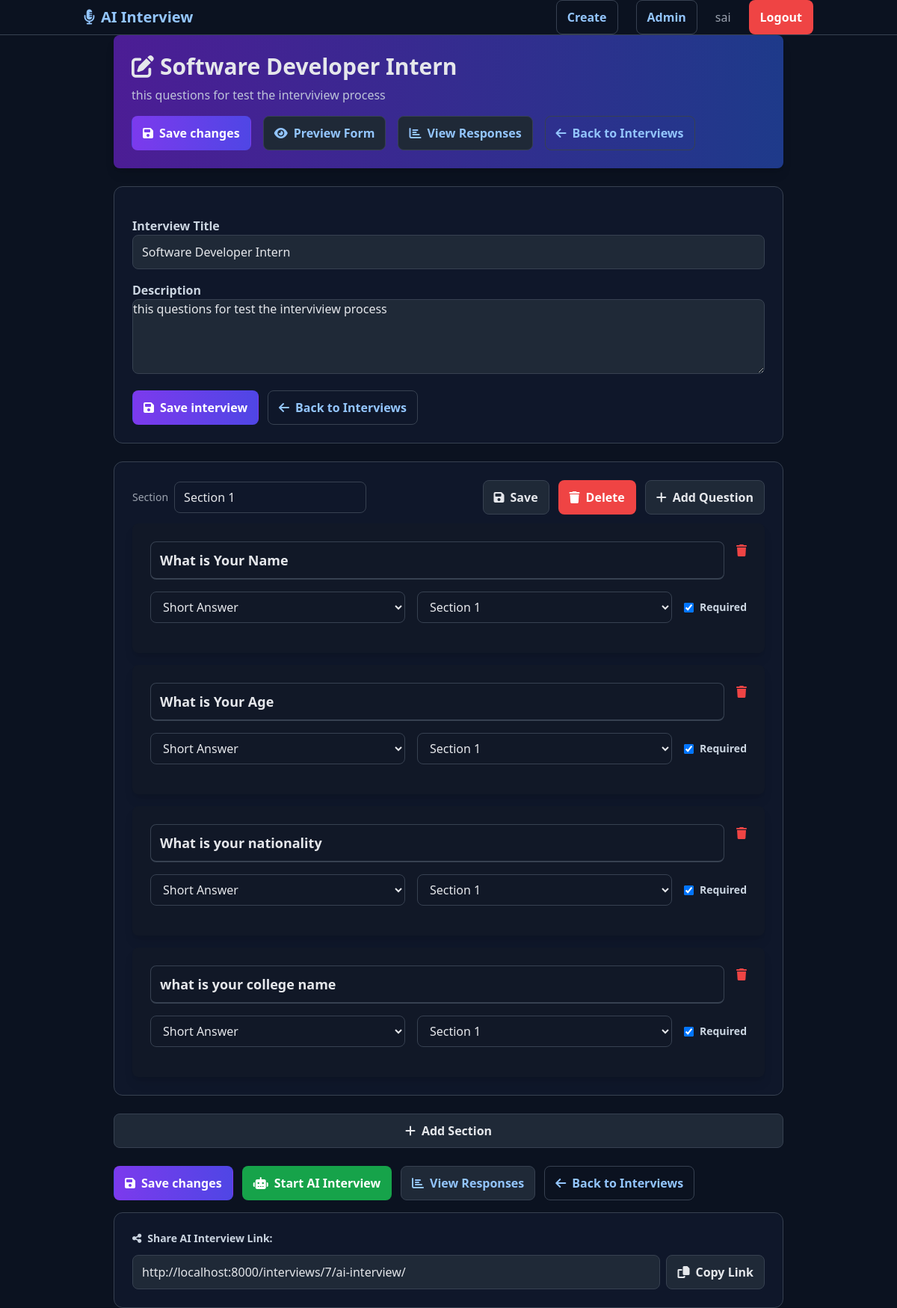
/interviews/7/edit/ (signed in), run on the app's committed database.
### interviews/models.py (models this page shows, shortened)
class Interview(models.Model):
    title = models.CharField(max_length=255)
    description = models.TextField(blank=True)
    created_by = models.ForeignKey(User, on_delete=models.CASCADE, related_name='interviews')
    created_at = models.DateTimeField(default=timezone.now)
    updated_at = models.DateTimeField(auto_now=True)
    is_active = models.BooleanField(default=True)
    class Meta:
        ordering = ['-created_at']

class Section(models.Model):
    interview = models.ForeignKey(Interview, on_delete=models.CASCADE, related_name='sections')
    title = models.CharField(max_length=255)
    description = models.TextField(blank=True)
    order = models.IntegerField(default=0)
    class Meta:
        ordering = ['order', 'id']

class Question(models.Model):
    QUESTION_TYPES = [
        ('text', 'Short Answer'),
        ('textarea', 'Detailed Answer'),
        ('multiple_choice', 'Multiple Choice'),
    ]
    interview = models.ForeignKey(Interview, on_delete=models.CASCADE, related_name='questions')
    section = models.ForeignKey(Section, null=True, blank=True, on_delete=models.SET_NULL, related_name='questions')
    question_text = models.TextField()
    question_type = models.CharField(max_length=20, choices=QUESTION_TYPES, default='text')
    is_required = models.BooleanField(default=True)
    order = models.IntegerField(default=0)
    class Meta:
        ordering = ['order']

### interviews/views.py (the view, shortened to what this page needs)
# urls.py: path('<int:pk>/edit/', views.interview_edit, name='edit'),
@login_required
@require_http_methods(["GET", "POST"])
def interview_edit(request, pk):
    interview = get_object_or_404(Interview, pk=pk, created_by=request.user)
    if interview.sections.count() == 0:
        Section.objects.create(interview=interview, title="Section 1", order=0)
    first_sec = interview.sections.order_by("order", "id").first()
    if first_sec:
        Interview.objects.filter(pk=interview.pk)  # no-op to ensure interview stays referenced
        Question.objects.filter(interview=interview, section__isnull=True).update(section=first_sec)
    context = {
        'interview': interview,
        'sections': interview.sections.all(),
        'questions': interview.questions.select_related('section').all()
    }
    return render(request, 'interviews/edit.html', context)

### templates/interviews/edit.html (shortened to what this page needs)
{% extends 'base.html' %}
{% block content %}
<div class="max-w-4xl mx-auto">
    <div class="bg-gradient-to-r from-purple-600 to-blue-600 text-white rounded-lg shadow-lg p-6 mb-6">
        <h1 class="text-3xl font-bold mb-2">
            <i class="fas fa-edit mr-2"></i>{{ interview.title }}
        </h1>
        <p class="opacity-90">{{ interview.description }}</p>
        <div class="flex space-x-4 mt-4 flex-wrap">
            <button id="save-changes-btn" class="btn btn-primary">
                <i class="fas fa-save"></i> Save changes
            </button>
            <a href="{% url 'interviews:preview' interview.pk %}" class="btn btn-secondary">
                <i class="fas fa-eye"></i> Preview Form
            </a>
            <a href="{% url 'interviews:responses' interview.pk %}" class="btn btn-secondary">
                <i class="fas fa-chart-bar"></i> View Responses
            </a>
            <a href="{% url 'interviews:list' %}" class="btn btn-outline">
                <i class="fas fa-arrow-left"></i> Back to Interviews
            </a>
        </div>
    </div>
    <div class="card mb-6">
        <form id="interview-meta-form" method="post" class="space-y-4">
            <div class="field">
                <label for="ititle">Interview Title</label>
                <input id="ititle" name="title" type="text" value="{{ interview.title }}" placeholder="Interview title">
            </div>
            <div class="field">
                <label for="idesc">Description</label>
                <textarea id="idesc" name="description" rows="3" placeholder="Describe this interview...">{{ interview.description }}</textarea>
            </div>
            <div class="btn-row">
                <button type="submit" class="btn btn-primary">
                    <i class="fas fa-save"></i> Save interview
                </button>
                <a href="{% url 'interviews:list' %}" class="btn btn-outline">
                    <i class="fas fa-arrow-left"></i> Back to Interviews
                </a>
            </div>
        </form>
    </div>
    <div id="builder" class="space-y-6">
        {% for s in sections %}
        <div class="card section-card" data-section-id="{{ s.id }}">
            <div class="flex items-center justify-between mb-3">
                <div class="flex items-center gap-2">
                    <span class="text-sm text-gray-400">Section</span>
                    <input class="section-title border border-gray-300 rounded-lg px-3 py-2" value="{{ s.title }}" placeholder="Section Title" />
                </div>
                <div class="btn-row">
                    <button class="btn btn-secondary save-section"><i class="fas fa-save"></i> Save</button>
                    <button class="btn btn-danger delete-section"><i class="fas fa-trash"></i> Delete</button>
                    <button class="btn btn-secondary add-question-in-section" data-section-id="{{ s.id }}"><i class="fas fa-plus"></i> Add Question</button>
                </div>
            </div>
            <div class="questions-list space-y-4">
                {% for question in questions %}
                {% if question.section_id == s.id %}
                <div class="bg-white rounded-lg shadow-lg p-6 question-card" data-question-id="{{ question.id }}">
                    <div class="flex justify-between items-start mb-4">
                        <input
                            type="text"
                            value="{{ question.question_text }}"
                            class="flex-1 text-lg font-semibold border-0 border-b-2 border-transparent hover:border-gray-300 focus:border-purple-500 focus:outline-none question-text bg-white text-gray-900 placeholder-gray-400"
                            placeholder="Question text"
                        >
                        <button class="text-red-500 hover:text-red-700 ml-4 delete-question">
                            <i class="fas fa-trash"></i>
                        </button>
                    </div>
                    <div class="flex items-center space-x-4 mb-4">
                        <select class="question-type border border-gray-300 rounded-lg px-3 py-2 bg-white text-gray-900">
                            <option value="text" {% if question.question_type == 'text' %}selected{% endif %}>Short Answer</option>
                        </select>
                        <select class="question-section border border-gray-300 rounded-lg px-3 py-2 bg-white text-gray-900">
                            {% for s2 in sections %}
                                <option value="{{ s2.id }}" {% if s2.id == s.id %}selected{% endif %}>{{ s2.title }}</option>
                            {% endfor %}
                        </select>
                        <label class="flex items-center">
                            <input type="checkbox" class="question-required mr-2" {% if question.is_required %}checked{% endif %}>
                            <span class="text-sm text-gray-700">Required</span>
                        </label>
                    </div>
                </div>
                {% endif %}
                {% endfor %}
            </div>
        </div>
        {% endfor %}
    </div>
    <div class="mt-6">
        <button id="add-section-global" class="w-full btn btn-secondary">
            <i class="fas fa-plus"></i> Add Section
        </button>
    </div>
    <div class="mt-6 space-y-4">
        <div class="btn-row">
            <button id="save-changes-btn-bottom" class="btn btn-primary">
                <i class="fas fa-save"></i> Save changes
            </button>
            <a href="{% url 'interviews:ai_interview' interview.pk %}" class="btn btn-success">
                <i class="fas fa-robot"></i> Start AI Interview
            </a>
            <a href="{% url 'interviews:responses' interview.pk %}" class="btn btn-secondary">
                <i class="fas fa-chart-bar"></i> View Responses
            </a>
            <a href="{% url 'interviews:list' %}" class="btn btn-outline">
                <i class="fas fa-arrow-left"></i> Back to Interviews
            </a>
        </div>
        <div class="card">
            <p class="text-sm font-semibold mb-3">
                <i class="fas fa-share-alt mr-2"></i>Share AI Interview Link:
            </p>
            <div class="flex items-center space-x-2">
                <input type="text" value="http://localhost:8000{% url 'interviews:ai_interview' interview.pk %}" readonly class="flex-1" id="ai-link">
                <button onclick="copyLink('ai-link')" class="btn btn-secondary">
                    <i class="fas fa-copy"></i> Copy Link
                </button>
            </div>
        </div>
    </div>
</div>
{% endblock %}

### templates/base.html (shortened to what this page needs)
<!DOCTYPE html>
<html lang="en">
{% load static %}
<head>
    <script src="https://cdn.tailwindcss.com"></script>
    <link rel="stylesheet" href="https://cdnjs.cloudflare.com/ajax/libs/font-awesome/6.4.0/css/all.min.css">
    <link rel="stylesheet" href="{% static 'css/app.css' %}">
</head>
<body class="bg-gray-900 text-white min-h-screen theme-dark">
    <nav class="navbar">
        <div class="container">
            <div class="flex justify-between items-center">
                <a href="{% url 'interviews:list' %}" class="text-xl font-bold hover:text-purple-400">
                    <i class="fas fa-microphone-alt mr-2"></i>AI Interview
                </a>
                <div class="flex items-center space-x-6 nav">
                    {% if user.is_authenticated %}
                        <a href="{% url 'interviews:create' %}" class="btn btn-outline">Create</a>
                        <a href="{% url 'admin:index' %}" class="btn btn-outline">Admin</a>
                        <span class="text-gray-400">{{ user.username }}</span>
                        <a href="{% url 'auth:logout' %}" class="btn btn-danger">Logout</a>
                    {% else %}
                        <a href="{% url 'auth:login' %}" class="btn btn-outline">Login</a>
                        <a href="{% url 'auth:register' %}" class="btn btn-primary">Register</a>
                    {% endif %}
                </div>
            </div>
        </div>
    </nav>
    <main class="container page">
        {% block content %}{% endblock %}
    </main>
</body>
</html>

### static/css/app.css (style rules this page uses)
:root { --bg-0: #0b1220; --bg-1: #0f172a; --bg-2: #111827; --bg-3: #1f2937; --text-0: #e5e7eb; --text-1: #cbd5e1; --text-2: #9ca3af; --brand: #7c3aed; --brand-2: #4f46e5; --accent: #22c55e; --danger: #ef4444; --warning: #f59e0b; --border: #374151; --focus: #60a5fa; --link: #93c5fd; }
body.theme-dark { background: var(--bg-0); color: var(--text-0); }
body.theme-dark .bg-white { background-color: var(--bg-2) !important; color: var(--text-0) !important; border-color: var(--border) !important; }
body.theme-dark .text-gray-900 { color: var(--text-0) !important; }
body.theme-dark .text-gray-700 { color: var(--text-1) !important; }
body.theme-dark .border-gray-300 { border-color: var(--border) !important; }
.container { max-width: 1200px; margin: 0 auto; padding: 0 24px; }
.card { background: var(--bg-1); border: 1px solid var(--border); border-radius: 12px; padding: 24px; }
.navbar { background: var(--bg-0); border-bottom: 1px solid var(--border); }
.nav a { color: var(--text-1); text-decoration: none; }
input[type="text"], input[type="email"], input[type="password"], textarea, select { background: var(--bg-3); color: var(--text-0); border: 1px solid var(--border); border-radius: 8px; padding: 10px 12px; width: 100%; }
textarea { resize: vertical; min-height: 100px; }
input::placeholder, textarea::placeholder { color: var(--text-2); }
label { color: var(--text-1); font-weight: 600; }
h1, h2, h3, h4 { color: var(--text-0); }
p { color: var(--text-1); }
.btn { display: inline-flex; align-items: center; justify-content: center; gap: 8px; font-weight: 600; border-radius: 8px; padding: 10px 14px; border: 1px solid transparent; cursor: pointer; text-decoration: none; }
.btn-primary { background: linear-gradient(90deg, var(--brand), var(--brand-2)); color: #fff; }
.btn-secondary { background: var(--bg-3); color: var(--text-0); border-color: var(--border); }
.btn-success { background: #16a34a; color: #fff; }
.btn-danger { background: var(--danger); color: #fff; }
.btn-outline { background: transparent; color: var(--text-0); border-color: var(--border); }
.btn, .btn:hover { text-decoration: none; }
.btn-row { display: flex; gap: 12px; flex-wrap: wrap; }
.question-card .question-text { background: transparent; color: var(--text-0); border-bottom: 2px solid transparent; }
.section-card .section-title { background: transparent; color: var(--text-0); border: 1px solid var(--border); border-radius: 8px; }
.section-card .section-title::placeholder { color: var(--text-2); opacity: 0.75; }
body.theme-dark .bg-gradient-to-r.from-purple-600.to-blue-600.text-white { background: linear-gradient(90deg, #4c1d95, #1e3a8a) !important; color: #fff !important; }
a, .link { color: var(--link); }
.page { padding-bottom: 48px; }
.field { margin-bottom: 14px; }
* { box-sizing: border-box; }
html, body { margin: 0; padding: 0; }
body.theme-dark a { color: var(--link); }
.btn-primary, .btn-success, .btn-danger { color: #fff !important; }
body.theme-dark input, body.theme-dark textarea, body.theme-dark select, body.theme-dark .btn { box-shadow: none !important; }
body.theme-dark .bg-gradient-to-r { background: linear-gradient(90deg, #4c1d95, #1e3a8a) !important; color: #fff !important; }

### data on the page
Interview: title "Software Developer Intern", description "this questions for test the interviview process", id "http://localhost:8000/interviews/7/ai-interview/"
Question: question_text "What is Your Name", question_type "Short Answer", is_required "☑"
Question: question_text "What is Your Age", question_type "Short Answer", is_required "☑"
Question: question_text "What is your nationality", question_type "Short Answer", is_required "☑"
Question: question_text "what is your college name", question_type "Short Answer", is_required "☑"

### other printed values
{{ user.username }} "sai"
form field value "Section 1"
